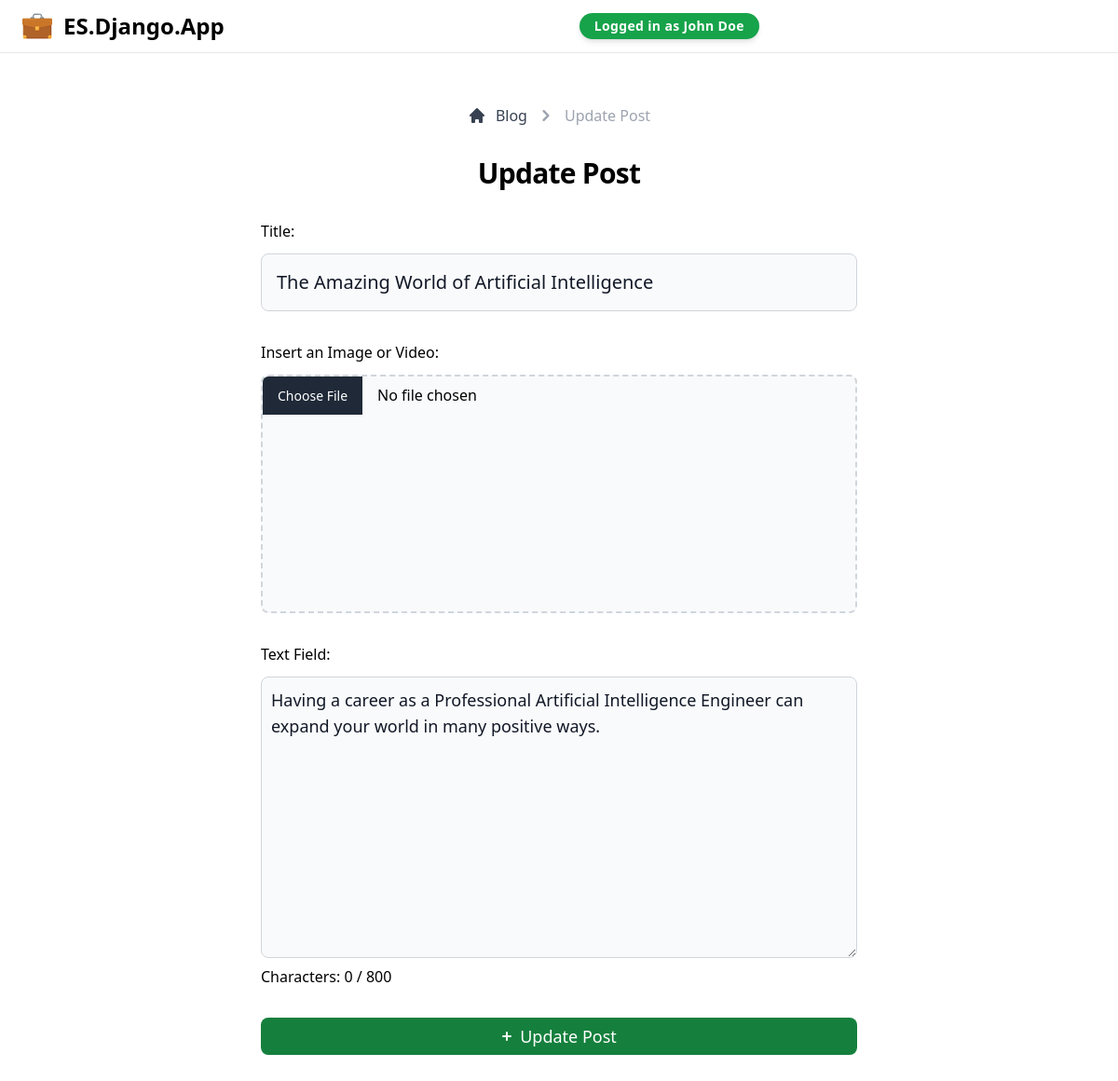
Page /update/2/ (signed in) on the committed database.
### blog/models.py (models this page shows, shortened)
class Post(models.Model):
    author = models.ForeignKey('auth.User', verbose_name='Author', on_delete=models.CASCADE, blank=False, null=False)
    media = models.FileField(verbose_name='Insert an Image or Video', upload_to=media_upload_location, blank=True, null=True)
    title = models.CharField(verbose_name='Title', max_length=150, blank=False, null=False)
    text_field = models.TextField(verbose_name='Text Field', blank=False, null=False)
    published_date = models.DateTimeField(verbose_name='Published Date', auto_now_add=True)

### blog/views.py (the view)
# urls.py: path('update/<int:pk>/', views.update_post_view, name='update_post'),
@login_required
def update_post_view(request, pk):
    if request.user.is_superuser:
        post = get_object_or_404(m.Post, id=pk)
    else:
        post = get_object_or_404(m.Post, id=pk, author=request.user)
    if request.method == 'POST':
        form = f.PostUpdateForm(request.POST, request.FILES, instance=post)
        if form.is_valid():
            form.save()
            messages.success(request, f"Your post has been updated.")
            return redirect('post_list')
        else:
            messages.error(request, f"There was an error updating the post.")
    else:
        form = f.PostUpdateForm(instance=post)
    return render(request, 'blog/create.html', {'form': form})

### blog/forms.py
class PostUpdateForm(forms.ModelForm):
    class Meta:
        model = m.Post
        fields = ['title', 'media', 'text_field']
        widgets = {
            'title': forms.TextInput(
                attrs={
                    'class': 'mt-3 mb-8 block w-full md:w-[40rem] p-4 text-gray-900 border border-gray-300 rounded-lg bg-gray-50 text-xl focus:ring-blue-500 focus:border-blue-500',
                    'placeholder': 'Enter a title...'
                }
            ),
            'media': forms.FileInput(
                attrs={
                    'class': 'mt-3 mb-8 flex flex-col items-center justify-center w-full h-64 border-2 border-gray-300 border-dashed rounded-lg cursor-pointer bg-gray-50 hover:bg-gray-100',
                    'accept': '.jpg,.png,.jpeg,.mp4,.mov'
                }
            ),
            'text_field': forms.Textarea(
                attrs={
                    'class': 'mt-3 block p-2.5 w-full text-lg text-gray-900 bg-gray-50 rounded-lg border border-gray-300 focus:ring-blue-500 focus:border-blue-500',
                    'id': 'text_field',
                    'placeholder': 'Write here...'
                }
            )
        }

### templates/blog/create.html (shortened to what this page needs)
{% extends 'index.html' %}
{% load static %}
{% block content %}
    <section id="create_post">
        <div class="grid place-items-center px-4">
            <nav class="flex my-8 pt-28 sm:pt-20" aria-label="Breadcrumb">
                <ol class="inline-flex max-sm:space-y-4 items-center max-sm:flex-col space-x-1 text-base font-medium md:space-x-2">
                    <li class="inline-flex items-center">
                        <a href="{% url 'post_list' %}" class="inline-flex items-center text-gray-700 hover:text-green-600">
                        <svg class="w-5 h-5 mr-2.5" fill="currentColor" viewBox="0 0 20 20" xmlns="http://www.w3.org/2000/svg"><path d="M10.707 2.293a1 1 0 00-1.414 0l-7 7a1 1 0 001.414 1.414L4 10.414V17a1 1 0 001 1h2a1 1 0 001-1v-2a1 1 0 011-1h2a1 1 0 011 1v2a1 1 0 001 1h2a1 1 0 001-1v-6.586l.293.293a1 1 0 001.414-1.414l-7-7z"></path></svg>
                            Blog
                        </a>
                    </li>
                    <li>
                        <div class="flex items-center">
                            <svg class="w-6 h-6 text-gray-400" fill="currentColor" viewBox="0 0 20 20" xmlns="http://www.w3.org/2000/svg"><path fill-rule="evenodd" d="M7.293 14.707a1 1 0 010-1.414L10.586 10 7.293 6.707a1 1 0 011.414-1.414l4 4a1 1 0 010 1.414l-4 4a1 1 0 01-1.414 0z" clip-rule="evenodd"></path></svg>
                                <span class="ml-1 text-gray-400 md:ml-2" aria-current="page">
                                    {% if 'create' in request.path %}
                                        Create Post
                                    {% else %}
                                        Update Post
                                    {% endif %}
                                </span>
                        </div>
                    </li>
                </ol>
            </nav>
            <h1 class="mb-8 text-3xl font-bold tracking-tight text-black-900">
                {% if 'create' in request.path %}
                    Create Post
                {% else %}
                    Update Post
                {% endif %}
            </h1>
            <form method="post" enctype="multipart/form-data">
                {% csrf_token %} {{ form.as_p }}
                <div id="character-counter" class="mt-2">
                    <span>Characters: </span>
                    <span id="typed-characters">0</span>
                    <span>/</span>
                    <span id="maximum-characters">800</span>
                </div>
                <button type="submit" name="save" class="my-8 w-full inline-flex items-center justify-center text-white bg-green-700 hover:bg-green-800 focus:ring-4 focus:ring-green-300 font-medium rounded-lg text-lg px-3 py-1.5 focus:outline-none">
                    <svg aria-hidden="true" class="mr-1 -ml-1 w-5 h-5" fill="currentColor" viewBox="0 0 20 20" xmlns="http://www.w3.org/2000/svg">
                        <path fill-rule="evenodd" d="M10 5a1 1 0 011 1v3h3a1 1 0 110 2h-3v3a1 1 0 11-2 0v-3H6a1 1 0 110-2h3V6a1 1 0 011-1z" clip-rule="evenodd"></path>
                    </svg>
                    {% if 'create' in request.path %}
                        Create Post
                    {% else %}
                        Update Post
                    {% endif %}
                </button>
            </form>
        </div>
    </section>
{% endblock %}

### templates/user/components/navbar.html (shortened to what this page needs)
{% load static %}
<header class="antialiased">
    <nav class="fixed z-40 w-full bg-white border-b border-gray-200 p-5 md:py-3">
        <div class="flex flex-wrap justify-between items-center">
            <div class="flex justify-start items-center max-md:mx-auto">
                <a href="{% url 'post_list' %}" class="flex ml-1 mr-4">
                    <img src="{% static 'imgs/generic/favicon.png' %}" class="mr-3 h-8" alt="Logo ES.Django.App" />
                    <span class="self-center text-2xl font-semibold whitespace-nowrap">ES.Django.App</span>
                </a>
            </div>
            {% if request.user.is_authenticated %}
                <span class="inline-flex max-md:mt-3 text-sm mx-auto rounded-full bg-green-600 px-4 py-1 font-semibold tracking-wide text-white shadow-md truncate">
                    Logged in as {{ request.user.first_name }} {{ request.user.last_name }}
                </span>
            {% endif %}
                </div>
    </nav>
</header>

### rows in the picture
Post: title "The Amazing World of Artificial Intelligence", text_field "Having a career as a Professional Artificial Intelligence Engineer can expand your world in many positive ways."

### other values in the picture
{{ request.user.first_name }} "John"
{{ request.user.last_name }} "Doe"
